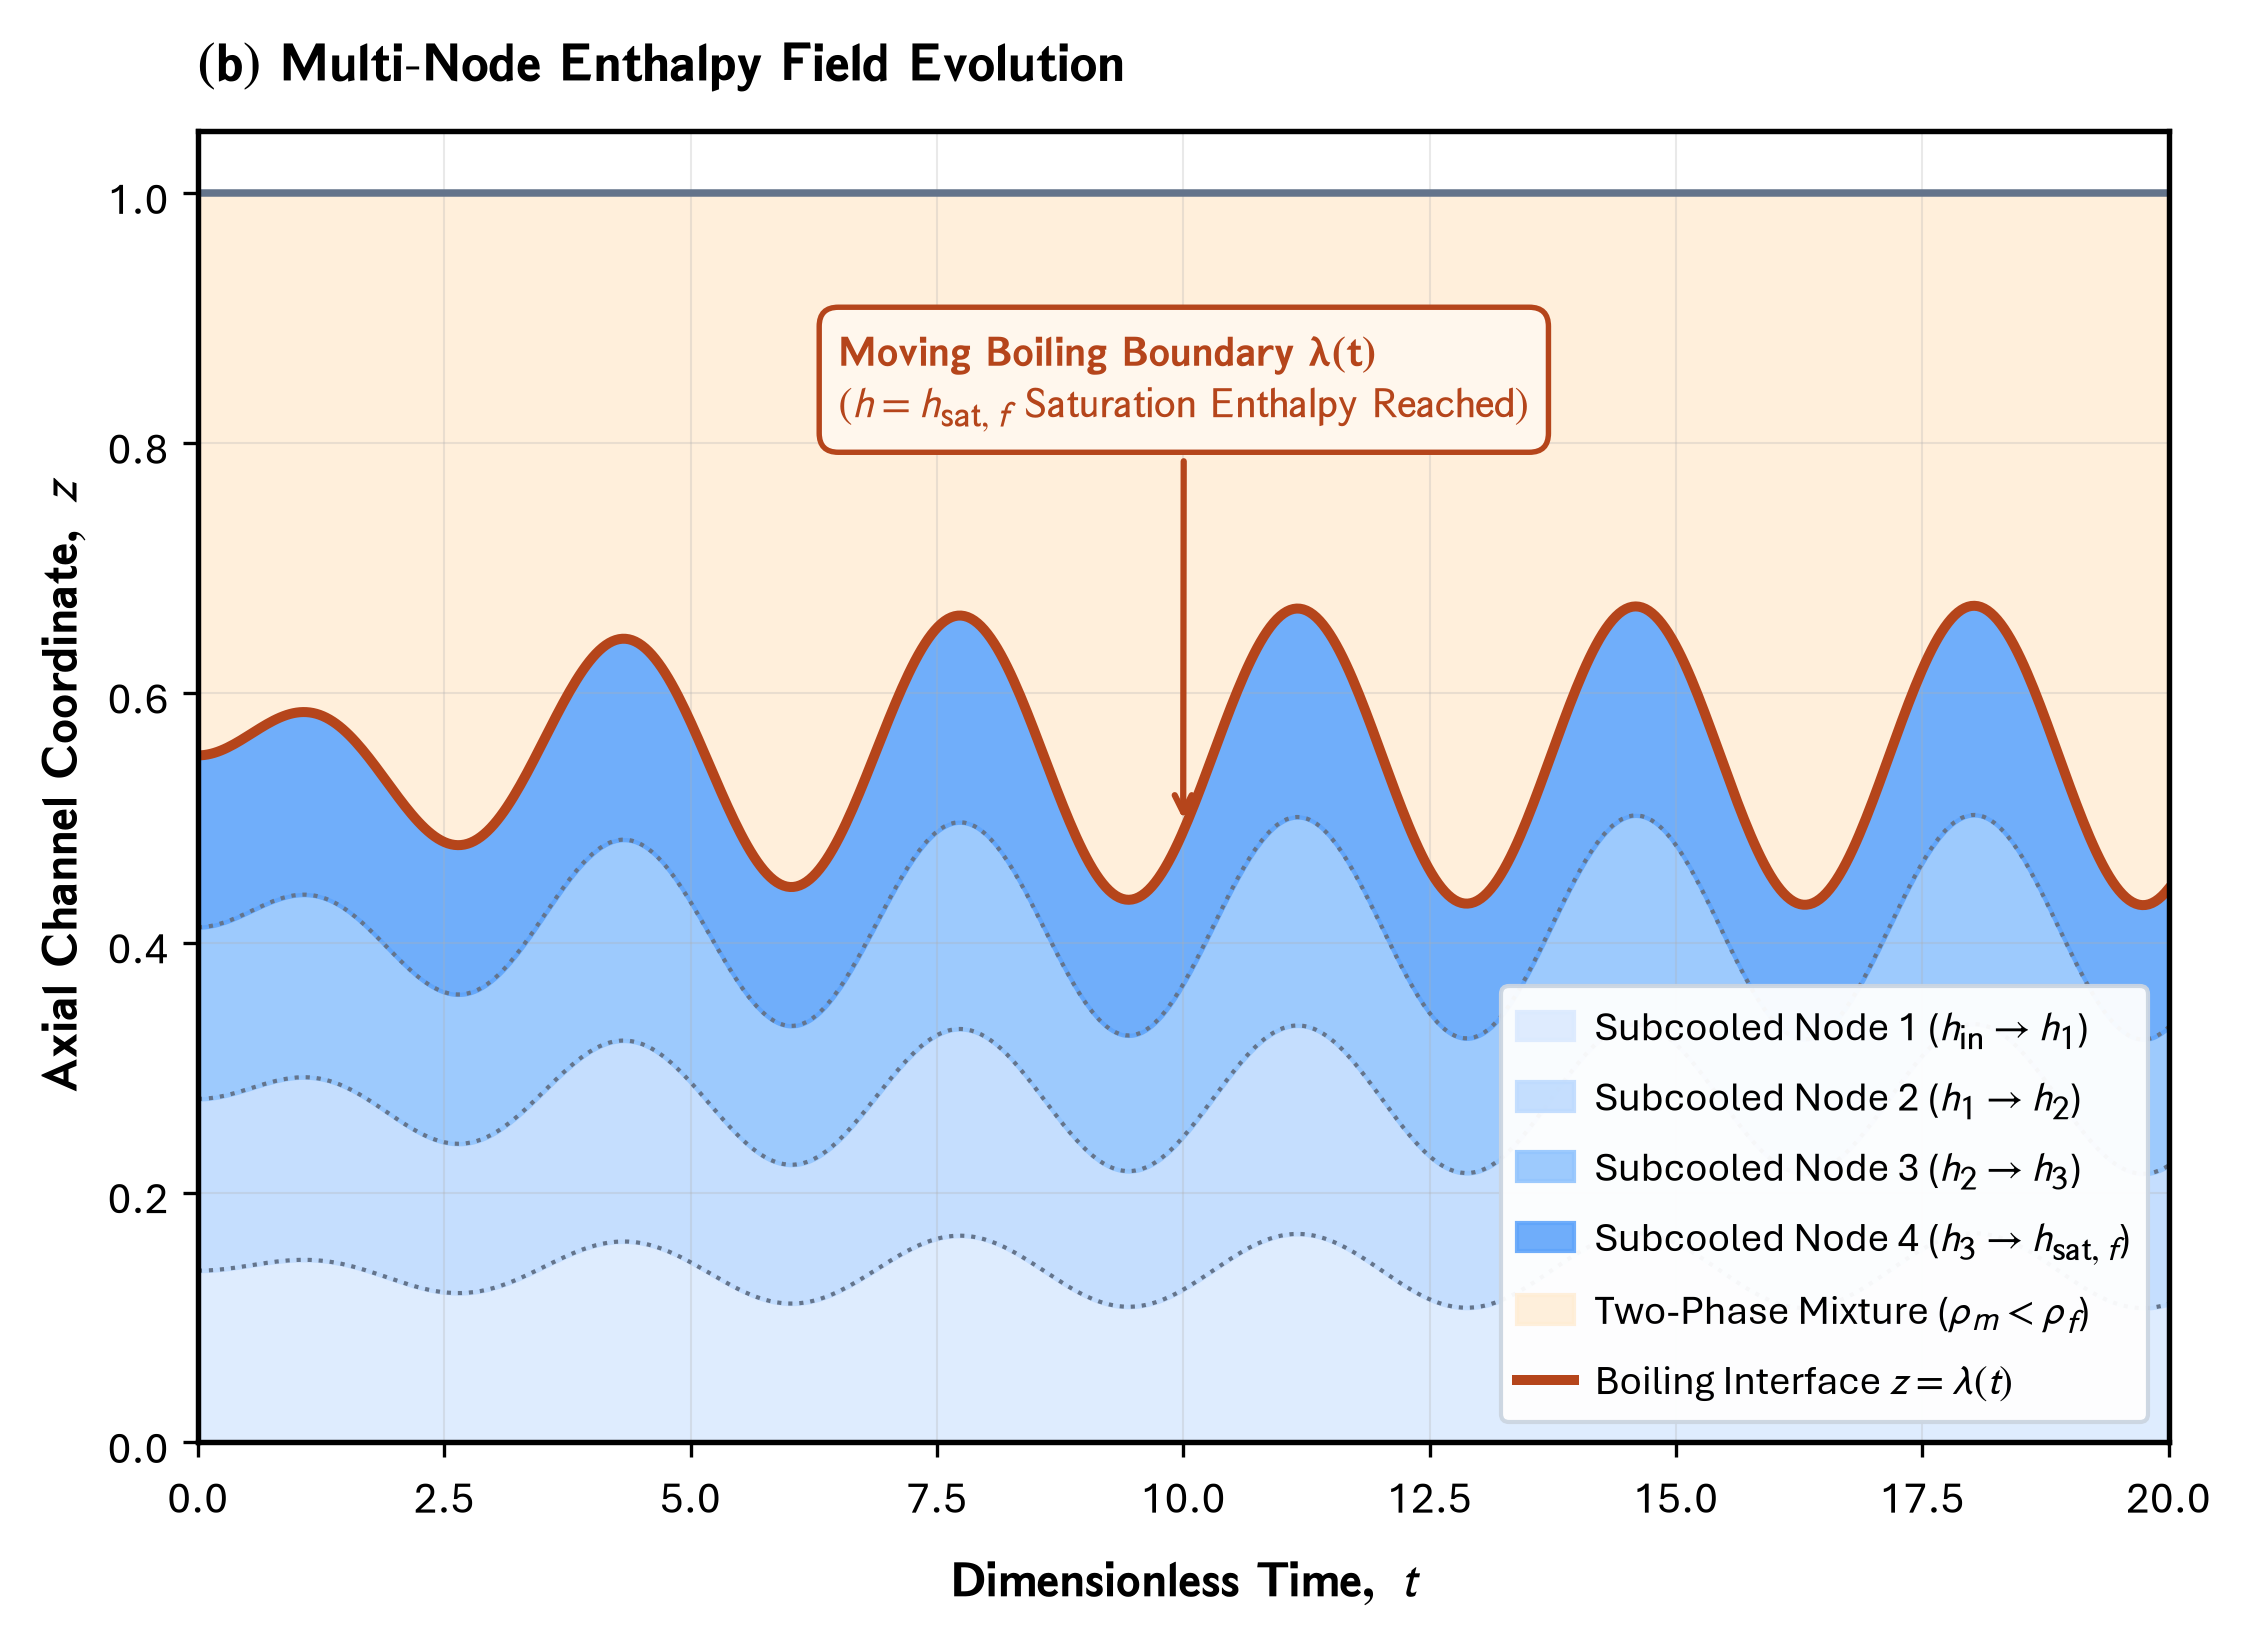

Reproduce this figure in Python.
import os
import glob
import matplotlib.pyplot as plt
import matplotlib.font_manager as fm
import matplotlib._mathtext as mmt
import numpy as np

# ==============================================================================
# 0. FONT REGISTRATION (Aptos / CloudFonts)
# ==============================================================================
cloud_dir = r"C:\Users\User\AppData\Local\Microsoft\FontCache\4\CloudFonts"
for d in glob.glob(os.path.join(cloud_dir, "Aptos*")):
    for f in glob.glob(os.path.join(d, "*.ttf")):
        try:
            fm.fontManager.addfont(f)
        except Exception:
            pass

# ==============================================================================
# MASTER CONFIGURATION & STYLING DICTIONARY
# ==============================================================================
CONFIG = {
    # 1. Figure & Canvas
    "figure": {
        "figsize": (7.6, 5.6),
        "dpi": 300,
        "tight_layout": True,
        "output_path": "d:/AGravity/Tide_Tutor/Figures/figure_2/panel_b_enthalpy_evolution.png",
    },

    # 2. Typography & Matplotlib RC Params (Aptos + STIX-Sans)
    "typography": {
        "font.family": "Aptos",
        "font.sans-serif": ["Aptos", "Segoe UI", "Arial", "DejaVu Sans"],
        "font.size": 11,
        "axes.labelsize": 12.0,
        "axes.titlesize": 13.0,
        "xtick.labelsize": 10.5,
        "ytick.labelsize": 10.5,
        "legend.fontsize": 8.8,
        "axes.linewidth": 1.3,
        "grid.linewidth": 0.5,
        "grid.alpha": 0.28,
        "mathtext.fontset": "stixsans",
        "mathtext_shrink_factor": 0.85,
    },

    # 3. Global Color Palette
    "palette": {
        "navy": "#1a3c6e",
        "crimson": "#b5451b",
        "teal": "#007a78",
        "gold": "#c88a10",
        "slate": "#64748b",
        "light_slate": "#94a3b8",
        "node_fill": ["#dbeafe", "#bfdbfe", "#93c5fd", "#60a5fa"],
        "twophase_fill": "#ffedd5",
        "callout_bg": "#fff7ed",
        "callout_border": "#b5451b",
    },

    # 4. Axes, Title & Labels
    "axes": {
        "title": {
            "text": r"$\mathbf{(b)\ Multi\text{-}Node\ Enthalpy\ Field\ Evolution}$",
            "fontsize": 13.0,
            "fontweight": "bold",
            "pad": 12,
            "loc": "left",
        },
        "xlabel": {
            "text": r"$\mathbf{Dimensionless\ Time,\ } t$",
            "fontsize": 12.0,
            "fontweight": "bold",
            "labelpad": 6,
        },
        "ylabel": {
            "text": r"$\mathbf{Axial\ Channel\ Coordinate,\ } z$",
            "fontsize": 12.0,
            "fontweight": "bold",
            "labelpad": 4,
        },
        "xlim": (0, 20),
        "ylim": (0, 1.05),
        "grid": True,
    },

    # 5. Boundary Callout Annotation
    "callout": {
        "target_t": 10.0,
        "xytext": (6.5, 0.82),
        "text": (
            r"$\mathbf{Moving\ Boiling\ Boundary\ \lambda(t)}$" + "\n"
            r"$(h = h_{\mathrm{sat},f}\ \mathrm{Saturation\ Enthalpy\ Reached})$"
        ),
        "fontsize": 10.2,
        "color": "#b5451b",
        "fontweight": "bold",
        "bbox": {
            "boxstyle": "round,pad=0.45",
            "fc": "#fff7ed",
            "ec": "#b5451b",
            "lw": 1.3,
        },
        "arrowprops": {
            "arrowstyle": "->",
            "color": "#b5451b",
            "lw": 1.5,
        },
    },

    # 6. Legend
    "legend": {
        "loc": "lower right",
        "frameon": True,
        "framealpha": 0.95,
        "facecolor": "white",
        "edgecolor": "#cbd5e1",
        "fontsize": 9.8,
        "borderpad": 0.40,
        "handlelength": 1.4,
        "handletextpad": 0.50,
    },
}


# ==============================================================================
# PLOTTING ENGINE (Reads 100% from CONFIG)
# ==============================================================================
def generate_panel_b(config=CONFIG):
    # Apply Matplotlib Typography & RC Params
    typo_cfg = dict(config["typography"])
    shrink_factor = typo_cfg.pop("mathtext_shrink_factor", 0.85)
    mmt.SHRINK_FACTOR = shrink_factor
    plt.rcParams.update(typo_cfg)

    # Create Canvas
    fig, ax = plt.subplots(figsize=config["figure"]["figsize"], dpi=config["figure"]["dpi"])

    # Set Title & Axes Labels
    ax_cfg = config["axes"]
    ax.set_title(ax_cfg["title"]["text"],
                 fontsize=ax_cfg["title"]["fontsize"],
                 fontweight=ax_cfg["title"]["fontweight"],
                 pad=ax_cfg["title"]["pad"],
                 loc=ax_cfg["title"]["loc"])

    ax.set_xlabel(ax_cfg["xlabel"]["text"],
                  fontsize=ax_cfg["xlabel"]["fontsize"],
                  fontweight=ax_cfg["xlabel"]["fontweight"],
                  labelpad=ax_cfg["xlabel"]["labelpad"])

    ax.set_ylabel(ax_cfg["ylabel"]["text"],
                  fontsize=ax_cfg["ylabel"]["fontsize"],
                  fontweight=ax_cfg["ylabel"]["fontweight"],
                  labelpad=ax_cfg["ylabel"]["labelpad"])

    ax.set_xlim(*ax_cfg["xlim"])
    ax.set_ylim(*ax_cfg["ylim"])
    ax.grid(ax_cfg["grid"])

    # Time domain
    t = np.linspace(0, 20, 600)

    # Moving node boundaries l_1(t), l_2(t), l_3(t), lambda(t) for N1=4
    lam = 0.55 + 0.12 * np.sin(1.83 * t) * (1.0 - np.exp(-0.35 * t))
    l3 = 0.75 * lam
    l2 = 0.50 * lam
    l1 = 0.25 * lam

    fills = config["palette"]["node_fill"]

    # Shaded enthalpy regions
    ax.fill_between(t, 0, l1, color=fills[0], alpha=0.9, label=r"Subcooled Node 1 ($h_{\mathrm{in}} \to h_1$)")
    ax.fill_between(t, l1, l2, color=fills[1], alpha=0.9, label=r"Subcooled Node 2 ($h_1 \to h_2$)")
    ax.fill_between(t, l2, l3, color=fills[2], alpha=0.9, label=r"Subcooled Node 3 ($h_2 \to h_3$)")
    ax.fill_between(t, l3, lam, color=fills[3], alpha=0.9, label=r"Subcooled Node 4 ($h_3 \to h_{\mathrm{sat},f}$)")
    ax.fill_between(t, lam, 1.0, color=config["palette"]["twophase_fill"], alpha=0.85, label=r"Two-Phase Mixture ($\rho_m < \rho_f$)")

    # Boundary lines
    ax.plot(t, l1, color=config["palette"]["slate"], lw=1.0, ls=":")
    ax.plot(t, l2, color=config["palette"]["slate"], lw=1.0, ls=":")
    ax.plot(t, l3, color=config["palette"]["slate"], lw=1.0, ls=":")
    ax.plot(t, lam, color=config["palette"]["crimson"], lw=2.4, label=r"Boiling Interface $z = \lambda(t)$")
    ax.axhline(1.0, color=config["palette"]["slate"], lw=1.8, ls="-")

    # Callout Annotation
    call_cfg = config["callout"]
    idx_target = np.argmin(np.abs(t - call_cfg["target_t"]))
    target_y = lam[idx_target]
    ax.annotate(call_cfg["text"],
                xy=(call_cfg["target_t"], target_y),
                xytext=call_cfg["xytext"],
                fontsize=call_cfg["fontsize"],
                color=call_cfg["color"],
                fontweight=call_cfg["fontweight"],
                bbox=dict(**call_cfg["bbox"]),
                arrowprops=dict(**call_cfg["arrowprops"]),
                zorder=6)

    # Legend
    leg_cfg = dict(config["legend"])
    loc = leg_cfg.pop("loc", "lower right")
    ax.legend(loc=loc, **leg_cfg)

    # Save Output
    if config["figure"]["tight_layout"]:
        plt.tight_layout()

    out_file = config["figure"]["output_path"]
    os.makedirs(os.path.dirname(os.path.abspath(out_file)), exist_ok=True)
    if os.path.exists(out_file):
        try:
            os.remove(out_file)
        except Exception:
            pass

    plt.savefig(out_file, dpi=config["figure"]["dpi"], bbox_inches="tight")
    print("Successfully generated and saved Panel (b) to:", out_file)
    return fig, ax


if __name__ == "__main__":
    generate_panel_b()
